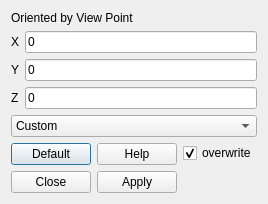
<?xml version="1.0" encoding="UTF-8"?>
<ui version="4.0">
 <class>NormalFieldDialog</class>
 <widget class="QDialog" name="NormalFieldDialog">
  <property name="geometry">
   <rect>
    <x>0</x>
    <y>0</y>
    <width>255</width>
    <height>201</height>
   </rect>
  </property>
  <property name="windowTitle">
   <string>Normal Field Dialog</string>
  </property>
  <property name="windowIcon">
   <iconset resource="../res/Registar.qrc">
    <normaloff>:/images/bunny.png</normaloff>:/images/bunny.png</iconset>
  </property>
  <layout class="QVBoxLayout" name="verticalLayout_3">
   <item>
    <layout class="QVBoxLayout" name="verticalLayout">
     <item>
      <widget class="QLabel" name="label">
       <property name="text">
        <string>Oriented by View Point</string>
       </property>
      </widget>
     </item>
     <item>
      <layout class="QGridLayout" name="gridLayout">
       <item row="0" column="0">
        <widget class="QLabel" name="label_2">
         <property name="text">
          <string>X</string>
         </property>
        </widget>
       </item>
       <item row="0" column="1">
        <widget class="QLineEdit" name="XLineEdit">
         <property name="text">
          <string>0</string>
         </property>
        </widget>
       </item>
       <item row="1" column="0">
        <widget class="QLabel" name="label_3">
         <property name="text">
          <string>Y</string>
         </property>
        </widget>
       </item>
       <item row="1" column="1">
        <widget class="QLineEdit" name="YLineEdit">
         <property name="text">
          <string>0</string>
         </property>
        </widget>
       </item>
       <item row="2" column="0">
        <widget class="QLabel" name="label_4">
         <property name="text">
          <string>Z</string>
         </property>
        </widget>
       </item>
       <item row="2" column="1">
        <widget class="QLineEdit" name="ZLineEdit">
         <property name="text">
          <string>0</string>
         </property>
        </widget>
       </item>
      </layout>
     </item>
     <item>
      <widget class="QComboBox" name="comboBox">
       <item>
        <property name="text">
         <string>Custom</string>
        </property>
       </item>
       <item>
        <property name="text">
         <string>From Visualizer Camera</string>
        </property>
       </item>
       <item>
        <property name="text">
         <string>From Scanning Camera</string>
        </property>
       </item>
      </widget>
     </item>
    </layout>
   </item>
   <item>
    <layout class="QHBoxLayout" name="horizontalLayout">
     <item>
      <layout class="QGridLayout" name="gridLayout_2">
       <item row="0" column="0">
        <widget class="QPushButton" name="defaultButton">
         <property name="text">
          <string>Default</string>
         </property>
        </widget>
       </item>
       <item row="0" column="1">
        <widget class="QPushButton" name="helpButton">
         <property name="text">
          <string>Help</string>
         </property>
        </widget>
       </item>
       <item row="1" column="0">
        <widget class="QPushButton" name="closeButton">
         <property name="text">
          <string>Close</string>
         </property>
        </widget>
       </item>
       <item row="1" column="1">
        <widget class="QPushButton" name="applyButton">
         <property name="text">
          <string>Apply</string>
         </property>
        </widget>
       </item>
      </layout>
     </item>
     <item>
      <layout class="QVBoxLayout" name="verticalLayout_2">
       <item>
        <widget class="QCheckBox" name="overwriteCheckBox">
         <property name="text">
          <string>overwrite</string>
         </property>
         <property name="checked">
          <bool>true</bool>
         </property>
        </widget>
       </item>
       <item>
        <spacer name="verticalSpacer">
         <property name="orientation">
          <enum>Qt::Vertical</enum>
         </property>
         <property name="sizeHint" stdset="0">
          <size>
           <width>20</width>
           <height>40</height>
          </size>
         </property>
        </spacer>
       </item>
      </layout>
     </item>
    </layout>
   </item>
  </layout>
 </widget>
 <resources>
  <include location="../res/Registar.qrc"/>
 </resources>
 <connections>
  <connection>
   <sender>closeButton</sender>
   <signal>clicked()</signal>
   <receiver>NormalFieldDialog</receiver>
   <slot>close()</slot>
   <hints>
    <hint type="sourcelabel">
     <x>51</x>
     <y>184</y>
    </hint>
    <hint type="destinationlabel">
     <x>184</x>
     <y>190</y>
    </hint>
   </hints>
  </connection>
 </connections>
</ui>
